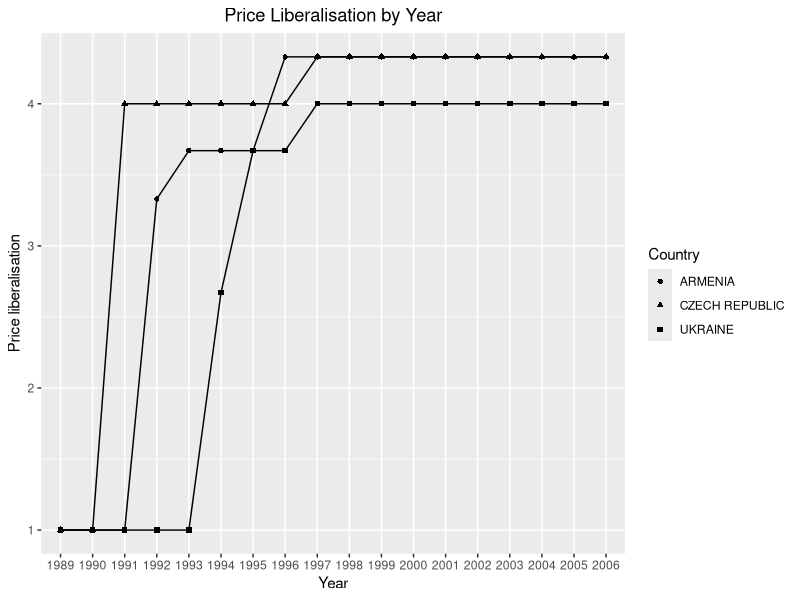
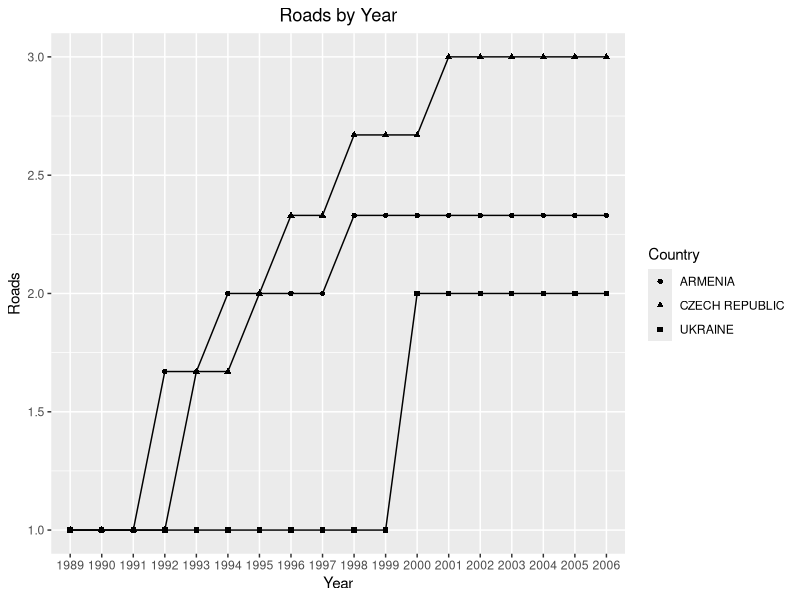
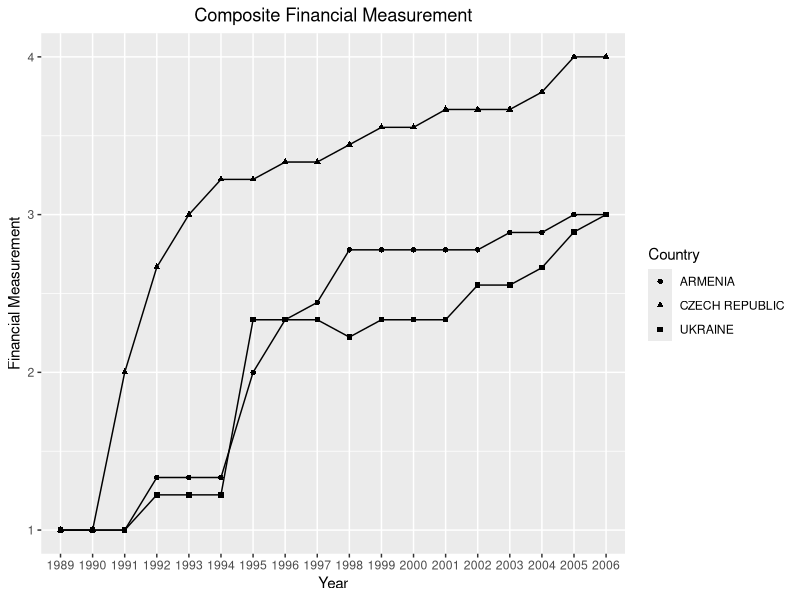

These charts were generated, in order, by the following R code:
library(ggplot2)
library(readxl)
library(reshape2)
#read data and convert 
data <- data.frame(read_excel("transition indicators_EBRD_1999-2004_small.xls"))
data_melted <- melt(data,id.vars=c("country","year"))
data_melted$variable <- as.character(data_melted$variable)
data_melted$value <- as.numeric(data_melted$value)
#Price Liberalisation
price_lib <- subset(data_melted, variable=="Price.liberalisation.")
plot<-ggplot(data=price_lib,aes(x=year,y=value,shape=country,group=country))+
  geom_line()+
  geom_point()+
  theme(plot.title = element_text(hjust=0.5))+
  labs(shape="Country",x="Year",y="Price liberalisation",title = "Price Liberalisation by Year" )
plot

#Roads
roads <- subset(data_melted, variable=="Roads.")
plot<-ggplot(data=roads,aes(x=year,y=value,shape=country,group=country))+
  geom_line()+
  geom_point()+
  theme(plot.title = element_text(hjust=0.5))+
  labs(shape="Country",x="Year",y="Roads",title = "Roads by Year" )
plot

#financial markets
trade <- subset(data_melted, variable == "Trade...Forex.system.")
banking <- subset(data_melted, variable == "Banking.reform...interest.rate.liberalisation.")
securities <- subset(data_melted, variable == "Securities.markets...non.bank.financial.institutions.")
financial <- data.frame(trade$year,trade$country,banking$value,securities$value,trade$value)
financial$sum <- (financial$banking.value+financial$securities.value+financial$trade.value)
financial$average <- financial$sum/3

plot<-ggplot(data=financial,aes(x=trade.year,y=average,shape=trade.country,group=trade.country))+
  geom_line()+
  geom_point()+
  theme(plot.title = element_text(hjust=0.5))+
  labs(shape="Country",x="Year",y="Financial Measurement",title = "Composite Financial Measurement" )
plot

